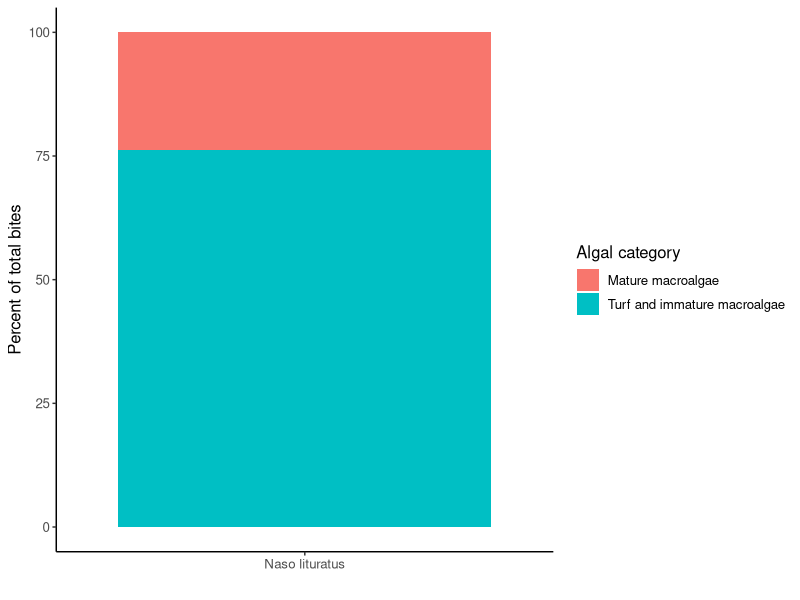

Generate this figure with R:
## Script to produce Figure S1 that shows percentage of bites Naso lituratus took on two categories of algae: 1) mature macroalgae and 2) immature macroalgae and turf

# Data was collected during 20 minute follows of foraging Naso lituratus (n=19 individuals) on the north shore lagoon of Moorea. Data describe the number of bites a fish took on 5 categories of algae: turf and immature macroalgae, Sargassum, Turbinaria, Dictyota, and Amansia.


# Packages -----
library(tidyverse)
library(ggplot2)
library(readr)

# Data -----
# Fish feeding data
bite.data <- read_csv("data/Naso_lituratus_bite_data_Moorea_2017.csv") %>% 
  select(fish_ID, species, turf_bites, sargassum_bites, turbinaria_bites, dictyota_bites, amansia_bites)

# Metadata to group algal taxa 
algae_group <- read_csv("data/Naso_lituratus_bite_data_Moorea_2017_algae_groups.csv")

# Data wrangling -----
# Get df into format to calculate total bites for each algal taxa (pool fish)
naso.data <- bite.data %>% 
  pivot_longer(cols = ends_with("bites"),
               names_to = "taxa",
               values_to = "bites") %>% 
  mutate_at("taxa", str_replace, "_bites", "")

# Add algae group
naso.data <- merge(naso.data, algae_group, by = "taxa")

# Calculate total bites per algal taxa
naso.data.summary <- naso.data %>% 
  group_by(species, algae_group) %>% 
  summarize(bites = sum(bites)) %>% 
  mutate(total_bites = sum(bites)) %>% 
  mutate(percent_bites = bites/total_bites*100)

# Visualization: percent of total bites taken by Naso lituratus -----
ggplot(naso.data.summary, 
       aes(x = species, 
           y = percent_bites,
           fill = algae_group)) +
  geom_bar(position = "stack", stat = "identity") +
  xlab("") +
  ylab("Percent of total bites") +
  scale_fill_discrete(name = "Algal category") +
  theme_classic() +
  theme(text = element_text(size = 12))

